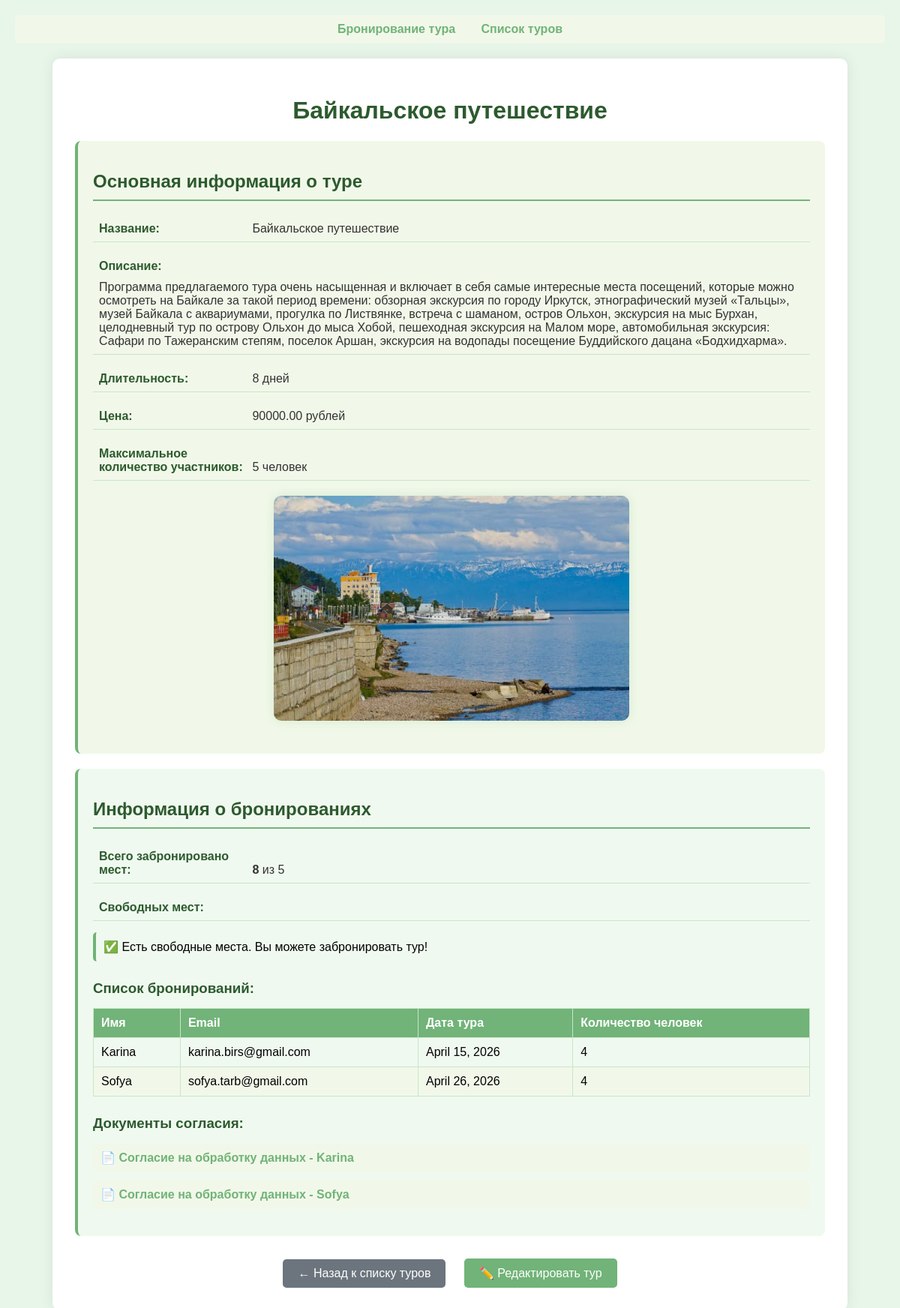
Before: /tour/2/ with the older database file.
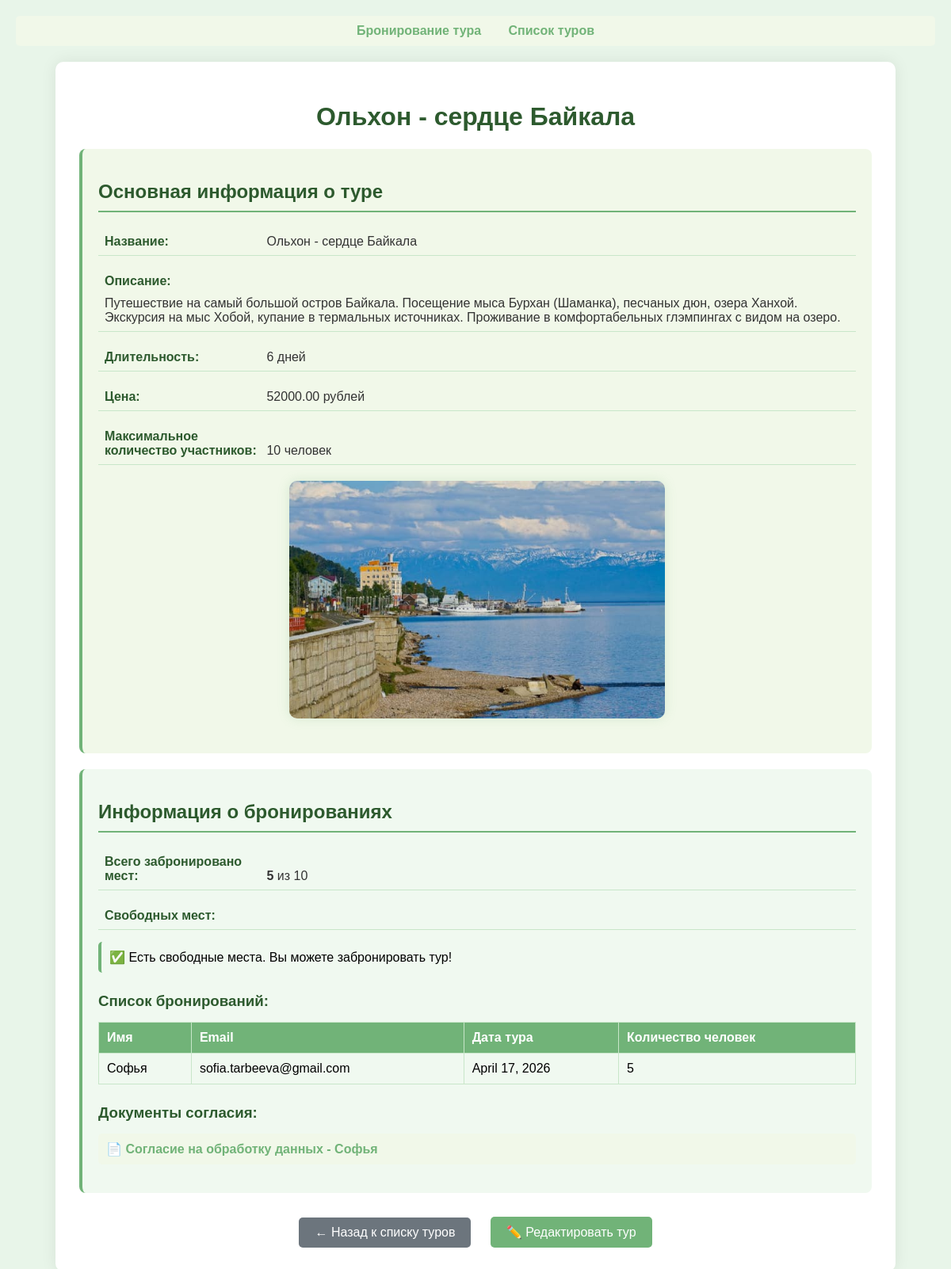
After: the same page with the newer database file.
### booking/models.py (models this page shows, shortened)
class Tour(models.Model):
    objects = models.Manager()
    title = models.CharField(max_length=200)
    description = models.TextField()
    duration = models.IntegerField()
    price = models.DecimalField(max_digits=10,decimal_places=2)
    max_people = models.IntegerField()
    removed = models.BooleanField(default=False)
    image = models.ImageField(
        upload_to="tours/",
        default="tours/default.jpg")

class Booking(models.Model):
    tour = models.ForeignKey(Tour, on_delete=models.CASCADE)
    name = models.CharField(max_length=200, null=False)
    email = models.EmailField(null=False)
    tour_date = models.DateField()
    people = models.IntegerField()

class ConsentDocument(models.Model):
    booking = models.ForeignKey(Booking, on_delete=models.CASCADE)
    document = models.FileField(upload_to="consents/")

### booking/views.py (the view)
# urls.py: path('tour/<int:pk>/', views.tour_detail_view, name='tour_detail'),
def tour_detail_view(request, pk):
    tour = get_object_or_404(Tour, pk=pk, removed=False)
    bookings = Booking.objects.filter(tour=tour)
    consent_docs = ConsentDocument.objects.filter(booking__tour=tour)
    total_booked = sum(booking.people for booking in bookings)
    return render(
        request,
        "booking/tour_detail.html",
        {
            "tour": tour,
            "bookings": bookings,
            "consent_docs": consent_docs,
            "total_booked": total_booked
        }
    )

### templates/booking/tour_detail.html (shortened to what this page needs)
<!DOCTYPE html>
<html>
<head>
{% load static %}
</head>
<body>
<div class="nav">
    <a href="{% url 'booking' %}">Бронирование тура</a>
    <a href="{% url 'tour_list' %}">Список туров</a>
</div>
<div class="container">
<h1>{{ tour.title }}</h1>
<div class="tour-info">
    <h2>Основная информация о туре</h2>
    <div class="info-row">
        <span class="info-label">Название:</span>
        <span class="info-value">{{ tour.title }}</span>
    </div>
    <div class="info-row">
        <span class="info-label">Описание:</span>
        <div class="info-value" style="margin-top: 10px;">{{ tour.description }}</div>
    </div>
    <div class="info-row">
        <span class="info-label">Длительность:</span>
        <span class="info-value">{{ tour.duration }} дней</span>
    </div>
    <div class="info-row">
        <span class="info-label">Цена:</span>
        <span class="info-value">{{ tour.price }} рублей</span>
    </div>
    <div class="info-row">
        <span class="info-label">Максимальное количество участников:</span>
        <span class="info-value">{{ tour.max_people }} человек</span>
    </div>
    {% if tour.image %}
    <div class="tour-image">
        <img src="{{ tour.image.url }}" alt="{{ tour.title }}">
    </div>
    {% endif %}
</div>
<div class="booking-info">
    <h2>Информация о бронированиях</h2>
    <div class="info-row">
        <span class="info-label">Всего забронировано мест:</span>
        <span class="info-value"><strong>{{ total_booked }}</strong> из {{ tour.max_people }}</span>
    </div>
    <div class="info-row">
        <span class="info-label">Свободных мест:</span>
    </div>
    {% if tour.max_people|add:"-"|add:total_booked <= 0 %}
    <div class="warning-text">
        ⚠️ Внимание: На данный тур нет свободных мест! Бронирование недоступно.
    </div>
    {% elif tour.max_people|add:"-"|add:total_booked <= 3 %}
    <div class="warning-text">
        🎯 Осталось всего {{ tour.max_people|add:"-"|add:total_booked }} мест! Торопитесь!
    </div>
    {% else %}
    <div class="info-text">
        ✅ Есть свободные места. Вы можете забронировать тур!
    </div>
    {% endif %}
    {% if bookings %}
    <h3>Список бронирований:</h3>
    <table>
        <thead>
            <tr>
                <th>Имя</th>
                <th>Email</th>
                <th>Дата тура</th>
                <th>Количество человек</th>
            </tr>
        </thead>
        <tbody>
            {% for booking in bookings %}
            <tr>
                <td>{{ booking.name }}</td>
                <td>{{ booking.email }}</td>
                <td>{{ booking.tour_date }}</td>
                <td>{{ booking.people }}</td>
            </tr>
            {% endfor %}
        </tbody>
    </table>
    {% else %}
    <div class="info-text">
        📌 На этот тур пока нет бронирований. Будьте первым!
    </div>
    {% endif %}
    {% if consent_docs %}
    <h3>Документы согласия:</h3>
    <ul class="docs-list">
        {% for doc in consent_docs %}
        <li>
            📄 <a href="{{ doc.document.url }}" target="_blank">
                Согласие на обработку данных - {{ doc.booking.name }}
            </a>
        </li>
        {% endfor %}
    </ul>
    {% endif %}
</div>
<div class="actions">
    <a href="{% url 'tour_list' %}" class="btn btn-back">← Назад к списку туров</a>
    <a href="{% url 'tour_edit' tour.id %}" class="btn btn-edit">✏️ Редактировать тур</a>
</div>
</div>
</body>
</html>

Changed rows visible on the page:
no longer on this page (row edited): Booking: name "Karina", email "karina.birs@gmail.com", tour_date "April 15, 2026", people "4"
no longer on this page (row edited): ConsentDocument: booking.name "Karina"
changed Tour: title "Байкальское путешествие" → "Ольхон - сердце Байкала"; description "Программа предлагаемого тура очень насыщенная и включает в себя самые интересные места посещений, которые можно осмотреть на Байкале за такой период времени: обзорная экскурсия по городу Иркутск, этнографический музей «Тальцы», музей Байкала с аквариумами, прогулка по Листвянке, встреча с шаманом, остров Ольхон, экскурсия на мыс Бурхан, целодневный тур по острову Ольхон до мыса Хобой, пешеходная экскурсия на Малом море, автомобильная экскурсия: Сафари по Тажеранским степям, поселок Аршан, экскурсия на водопады посещение Буддийского дацана «Бодхидхарма»." → "Путешествие на самый большой остров Байкала. Посещение мыса Бурхан (Шаманка), песчаных дюн, озера Ханхой. Экскурсия на мыс Хобой, купание в термальных источниках. Проживание в комфортабельных глэмпингах с видом на озеро."; duration "8" → "6"; price "90000.00" → "52000.00"; max_people "5" → "10"
changed Booking: name "Sofya" → "Софья"; email "sofya.tarb@gmail.com" → "sofia.tarbeeva@gmail.com"; tour_date "April 26, 2026" → "April 17, 2026"; people "4" → "5"
changed ConsentDocument: booking.name "Sofya" → "Софья"
Other visible differences:
{{ total_booked }}: "8" → "5"
